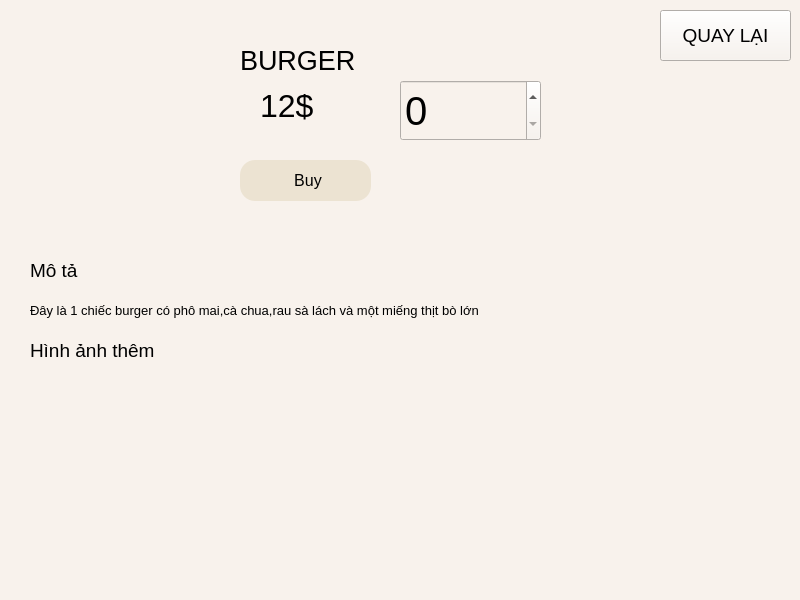
<?xml version="1.0" encoding="UTF-8"?>
<ui version="4.0">
 <class>MainWindow</class>
 <widget class="QMainWindow" name="MainWindow">
  <property name="geometry">
   <rect>
    <x>0</x>
    <y>0</y>
    <width>800</width>
    <height>600</height>
   </rect>
  </property>
  <property name="windowTitle">
   <string>Burger Page</string>
  </property>
  <property name="styleSheet">
   <string notr="true">background-color: #F8F2EC;</string>
  </property>
  <widget class="QWidget" name="centralwidget">
   <widget class="QLabel" name="label_6">
    <property name="geometry">
     <rect>
      <x>260</x>
      <y>80</y>
      <width>71</width>
      <height>51</height>
     </rect>
    </property>
    <property name="font">
     <font>
      <pointsize>24</pointsize>
     </font>
    </property>
    <property name="text">
     <string>12$</string>
    </property>
   </widget>
   <widget class="QPushButton" name="bt_buy">
    <property name="geometry">
     <rect>
      <x>240</x>
      <y>160</y>
      <width>131</width>
      <height>41</height>
     </rect>
    </property>
    <property name="font">
     <font>
      <family>Segoe UI</family>
      <pointsize>12</pointsize>
      <weight>50</weight>
      <italic>false</italic>
      <bold>false</bold>
     </font>
    </property>
    <property name="styleSheet">
     <string notr="true">background-color: #ECE3D2;
font: 12pt &quot;Segoe UI&quot;;
border-radius: 15px;
padding-left: 5px;</string>
    </property>
    <property name="text">
     <string>Buy</string>
    </property>
   </widget>
   <widget class="QLabel" name="label_4">
    <property name="geometry">
     <rect>
      <x>20</x>
      <y>20</y>
      <width>201</width>
      <height>171</height>
     </rect>
    </property>
    <property name="text">
     <string/>
    </property>
    <property name="pixmap">
     <pixmap>../material/burger.jpg</pixmap>
    </property>
    <property name="scaledContents">
     <bool>true</bool>
    </property>
   </widget>
   <widget class="QLabel" name="label_5">
    <property name="geometry">
     <rect>
      <x>240</x>
      <y>30</y>
      <width>121</width>
      <height>61</height>
     </rect>
    </property>
    <property name="font">
     <font>
      <pointsize>20</pointsize>
     </font>
    </property>
    <property name="text">
     <string>BURGER</string>
    </property>
   </widget>
   <widget class="QLabel" name="label_7">
    <property name="geometry">
     <rect>
      <x>30</x>
      <y>250</y>
      <width>61</width>
      <height>41</height>
     </rect>
    </property>
    <property name="font">
     <font>
      <pointsize>14</pointsize>
     </font>
    </property>
    <property name="text">
     <string>Mô tả</string>
    </property>
   </widget>
   <widget class="QLabel" name="label">
    <property name="geometry">
     <rect>
      <x>30</x>
      <y>300</y>
      <width>581</width>
      <height>21</height>
     </rect>
    </property>
    <property name="font">
     <font>
      <pointsize>10</pointsize>
     </font>
    </property>
    <property name="text">
     <string>Đây là 1 chiếc burger có phô mai,cà chua,rau sà lách và một miếng thịt bò lớn</string>
    </property>
   </widget>
   <widget class="QLabel" name="label_8">
    <property name="geometry">
     <rect>
      <x>30</x>
      <y>330</y>
      <width>151</width>
      <height>41</height>
     </rect>
    </property>
    <property name="font">
     <font>
      <pointsize>14</pointsize>
     </font>
    </property>
    <property name="text">
     <string>Hình ảnh thêm</string>
    </property>
   </widget>
   <widget class="QLabel" name="label_9">
    <property name="geometry">
     <rect>
      <x>30</x>
      <y>400</y>
      <width>131</width>
      <height>101</height>
     </rect>
    </property>
    <property name="text">
     <string/>
    </property>
    <property name="pixmap">
     <pixmap>../material/burger2.jfif</pixmap>
    </property>
    <property name="scaledContents">
     <bool>true</bool>
    </property>
   </widget>
   <widget class="QLabel" name="label_10">
    <property name="geometry">
     <rect>
      <x>220</x>
      <y>400</y>
      <width>131</width>
      <height>101</height>
     </rect>
    </property>
    <property name="text">
     <string/>
    </property>
    <property name="pixmap">
     <pixmap>../material/burger3.webp</pixmap>
    </property>
    <property name="scaledContents">
     <bool>true</bool>
    </property>
   </widget>
   <widget class="QLabel" name="label_11">
    <property name="geometry">
     <rect>
      <x>410</x>
      <y>400</y>
      <width>131</width>
      <height>101</height>
     </rect>
    </property>
    <property name="text">
     <string/>
    </property>
    <property name="pixmap">
     <pixmap>../material/burger4.jfif</pixmap>
    </property>
    <property name="scaledContents">
     <bool>true</bool>
    </property>
   </widget>
   <widget class="QLabel" name="label_12">
    <property name="geometry">
     <rect>
      <x>610</x>
      <y>400</y>
      <width>131</width>
      <height>101</height>
     </rect>
    </property>
    <property name="text">
     <string/>
    </property>
    <property name="pixmap">
     <pixmap>../material/burger5.webp</pixmap>
    </property>
    <property name="scaledContents">
     <bool>true</bool>
    </property>
   </widget>
   <widget class="QPushButton" name="bt_back">
    <property name="geometry">
     <rect>
      <x>660</x>
      <y>10</y>
      <width>131</width>
      <height>51</height>
     </rect>
    </property>
    <property name="font">
     <font>
      <pointsize>14</pointsize>
     </font>
    </property>
    <property name="text">
     <string>QUAY LẠI</string>
    </property>
   </widget>
   <widget class="QSpinBox" name="spinBox">
    <property name="geometry">
     <rect>
      <x>400</x>
      <y>80</y>
      <width>141</width>
      <height>61</height>
     </rect>
    </property>
    <property name="font">
     <font>
      <pointsize>30</pointsize>
     </font>
    </property>
   </widget>
  </widget>
  <widget class="QMenuBar" name="menubar">
   <property name="geometry">
    <rect>
     <x>0</x>
     <y>0</y>
     <width>800</width>
     <height>21</height>
    </rect>
   </property>
  </widget>
  <widget class="QStatusBar" name="statusbar"/>
 </widget>
 <resources/>
 <connections/>
</ui>
